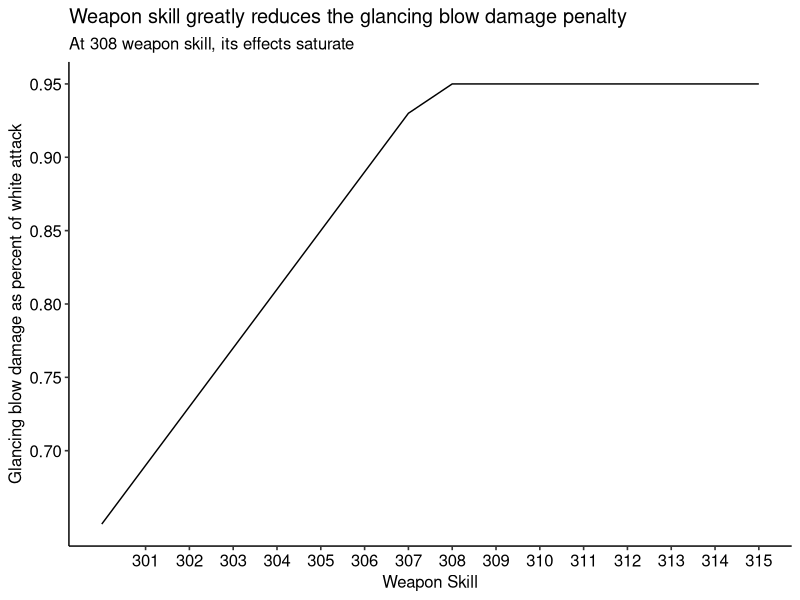

This figure's R source:
## ---- chunk 1
glancing_tbl <- tibble::tribble(
        ~"Level Difference", ~"Probability", ~"Damage Penalty",
              0,            0.1,                 0.05,
              1,            0.2,                 0.05,
              2,            0.3,                0.15,
              3,            0.4,                0.35
        )
## ---- chunk 2

knitr::kable(glancing_tbl,
             booktabs = TRUE,
             caption = "Glancing blow probability and damage penalty per level difference.")
## ---- chunk 3
library(tidyverse)
wepskill_tbl <- tibble::tribble(
        ~Delta, ~"Glancing Penalty", ~"Miss Probability", ~"Hit Cap",
                     15,    0.35,       0.08,   0.09,
                     14,             0.31,       0.078,   0.088,
                     13,   0.27,       0.075,   0.086,
                     12,   0.23,       0.074,   0.084,
                     11,             0.19,       0.072,   0.082,
                     10,   0.15,       0.06,   0.06,
                      9,             0.11,       0.059,   0.059,
                      8,              0.07,       0.058,   0.058,
                      7,     0.05,       0.057,   0.057,
                      6,              0.05,       0.056,   0.056,
                      5,     0.05,       0.055,   0.055,
                      4,              0.05,       0.054,   0.054,
                      3,              0.05,       0.053,   0.053,
                      2,              0.05,       0.052,   0.052,
                      1,              0.05,       0.051,   0.051,
                      0,              0.05,       0.05,   0.05
        ) %>%
        mutate(`Weapon Skill` = seq(300, 315, by = 1),
               `Percent of White Attack` = 1-`Glancing Penalty`) %>%
        select(`Weapon Skill`, everything(), -c(Delta, `Glancing Penalty`))
        

## ---- chunk 4

knitr::kable(wepskill_tbl,
             booktabs = TRUE,
             caption = "Good Title here")
## ---- chunk 5
library(ggplot2)
library(ggpubr)
ggplot(wepskill_tbl, aes(x = `Weapon Skill`, y = `Percent of White Attack`)) +
        geom_line() +
        labs(x = "Weapon Skill", 
             y = "Glancing blow damage as percent of white attack",
             title = "Weapon skill greatly reduces the glancing blow damage penalty",
             subtitle = "At 308 weapon skill, its effects saturate") +
        scale_x_continuous(breaks = c(301:315)) +
        scale_y_continuous(breaks = c(0.7, 0.75, 0.8, 0.85, 0.9, 0.95, 1)) +
        theme_pubr()
